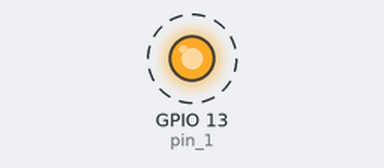
Bench run of a sketch on a simulated ESP32. Shown: output pins drawn as LEDs (lit = HIGH). Dashed ring = blinking.

Above: at 0.2 s.
Timing chart, 0 to 3.0 s (numbered marks = the images above):
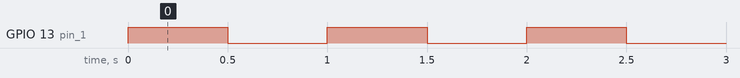

The sketch:

ESP32_FreeRTOS_ex12_MultiCore_Blinky.ino
```cpp
// Core definitions (assuming dual core ESP32)
static const BaseType_t pro_cpu = 0;
static const BaseType_t app_cpu = 1;

// Settings
static const uint32_t task_0_delay = 500; //[ms] Time task 0 blocks itself

// Pins
static const int pin_1 = 13; // LED pin

// Globals
static SemaphoreHandle_t bin_sem;

//******************************
// Tasks

// Task in core 0
void doTask0(void *parameter) {
  pinMode(pin_1, OUTPUT); // Configure pin

  // Loop forever
  while(1) {
    xSemaphoreGive(bin_sem); // Notify other task
    vTaskDelay(task_0_delay / portTICK_PERIOD_MS);
  }
}

// Task in core 1
void doTask1(void *parameter) {

  // Loop forever
  while(1) {
    xSemaphoreTake(bin_sem, portMAX_DELAY); // Wait for semaphore
    digitalWrite(pin_1, !digitalRead(pin_1)); // Toggle LED
  }
}

//******************************
// Main (runs as its own task with priority 1 on core 1)

void setup() {
  bin_sem = xSemaphoreCreateBinary();

  // Start task 0 on core 0
  xTaskCreatePinnedToCore(doTask0,
                          "Task 0",
                          1024,
                          NULL,
                          1,
                          NULL,
                          pro_cpu);

  // Start task 1 on core 1
  xTaskCreatePinnedToCore(doTask1,
                          "Task 1",
                          1024,
                          NULL,
                          1,
                          NULL,
                          app_cpu);

 // Delete "setup and loop" task
 vTaskDelete(NULL);
}

void loop() {
  // Should never get here

}
```

Measured:
- by itself, GPIO 13 (pin_1): alternates HIGH for 0.50 s and LOW for 0.50 s
